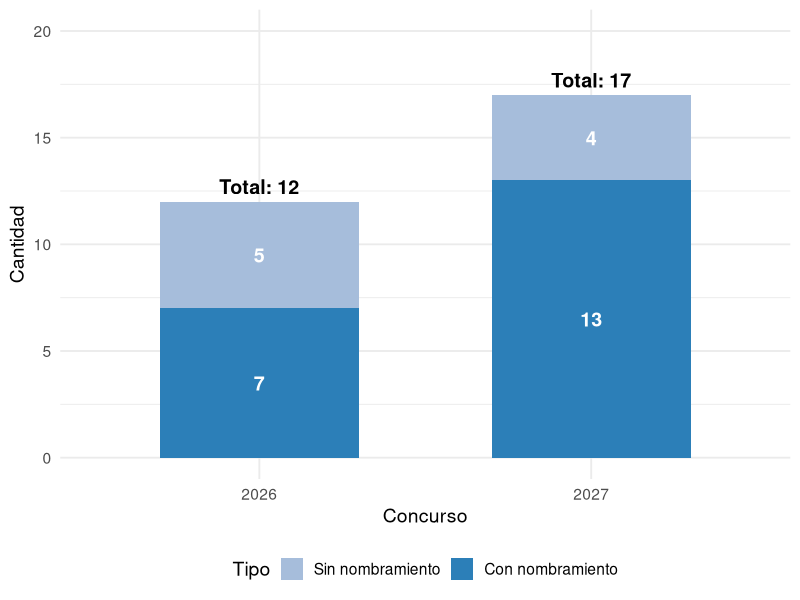
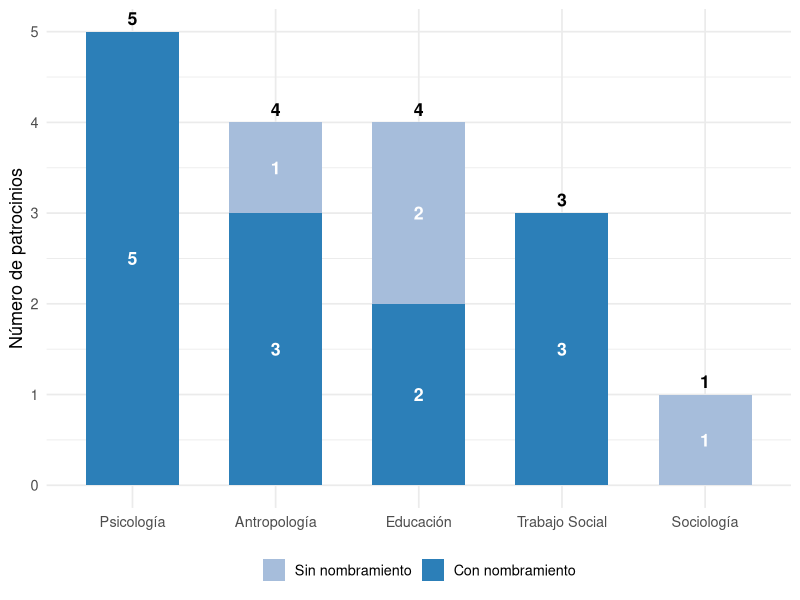
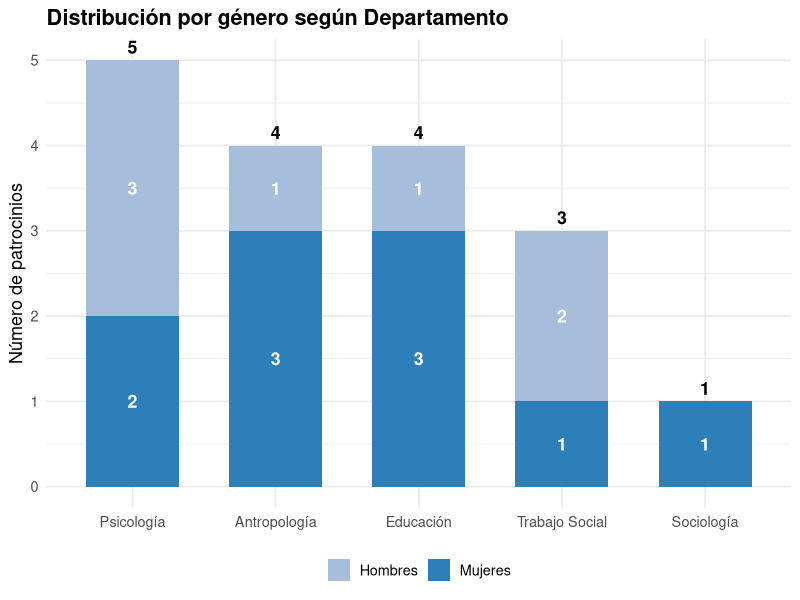
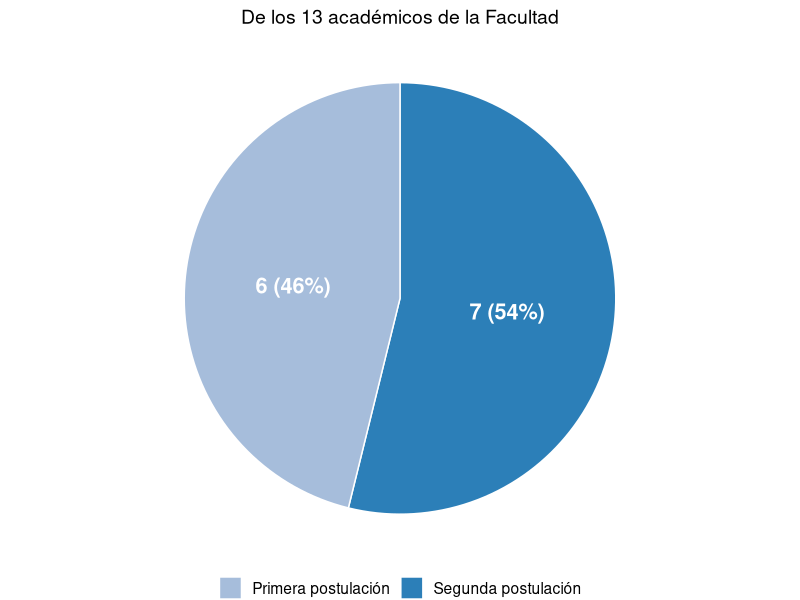
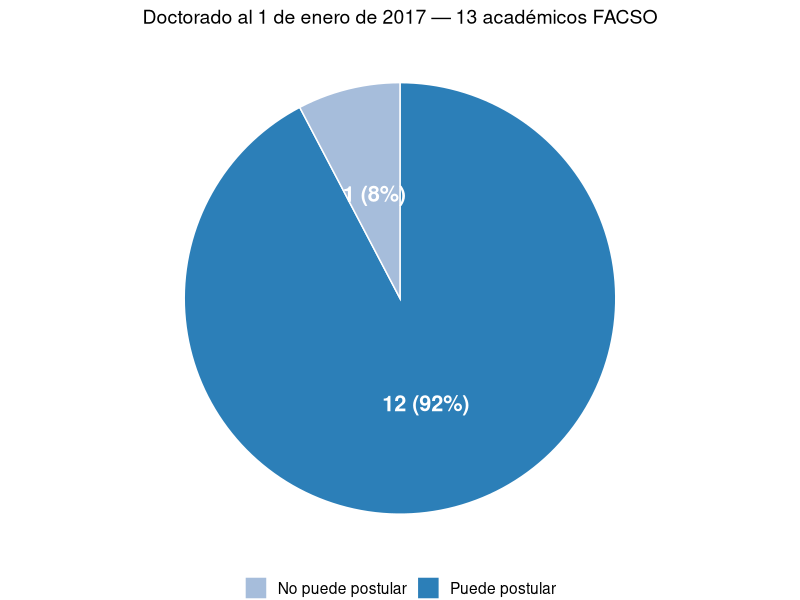

These figures' R source, in order:
## ---- chunk 1
library(ggplot2)
library(dplyr)
library(tidyr)
library(scales)

# Paleta de colores consistente
colores_nombramiento <- c("Con nombramiento" = "#2C7FB8",
                          "Sin nombramiento" = "#A6BDDB")
colores_genero <- c("Mujeres" = "#2C7FB8", "Hombres" = "#A6BDDB")
## ---- chunk 2
df_concursos <- data.frame(
  Concurso = rep(c("2026", "2027"), each = 2),
  Tipo = factor(rep(c("Con nombramiento", "Sin nombramiento"), 2),
                levels = c("Sin nombramiento", "Con nombramiento")),
  Cantidad = c(7, 5, 13, 4)
)

totales <- df_concursos |>
  group_by(Concurso) |>
  summarise(Total = sum(Cantidad))

ggplot(df_concursos, aes(x = Concurso, y = Cantidad, fill = Tipo)) +
  geom_bar(stat = "identity", width = 0.6) +
  geom_text(aes(label = Cantidad),
            position = position_stack(vjust = 0.5),
            color = "white", fontface = "bold", size = 5) +
  geom_text(data = totales, aes(x = Concurso, y = Total, label = paste("Total:", Total)),
            inherit.aes = FALSE, vjust = -0.5, fontface = "bold", size = 5) +
  scale_fill_manual(values = colores_nombramiento) +
  # labs(title = "Patrocinios por concurso",
  #      subtitle = "Académicos con y sin nombramiento",
  #      x = NULL, y = "Número de patrocinios", fill = NULL) +
  ylim(0, 20) +
  theme_minimal(base_size = 14) +
  theme(legend.position = "bottom",
        plot.title = element_text(face = "bold"))
## ---- chunk 3
df_dept <- data.frame(
  Departamento = rep(c("Antropología", "Educación", "Psicología",
                       "Sociología", "Trabajo Social"), each = 2),
  Tipo = factor(rep(c("Con nombramiento", "Sin nombramiento"), 5),
                levels = c("Sin nombramiento", "Con nombramiento")),
  Cantidad = c(3, 1,   # Antropología
               2, 2,   # Educación
               5, 0,   # Psicología
               0, 1,   # Sociología
               3, 0)   # Trabajo Social
)

totales_dept <- df_dept |>
  group_by(Departamento) |>
  summarise(Total = sum(Cantidad))

ggplot(df_dept, aes(x = reorder(Departamento, -Cantidad, sum),
                    y = Cantidad, fill = Tipo)) +
  geom_bar(stat = "identity", width = 0.65) +
  geom_text(aes(label = ifelse(Cantidad > 0, Cantidad, "")),
            position = position_stack(vjust = 0.5),
            color = "white", fontface = "bold", size = 4.5) +
  geom_text(data = totales_dept,
            aes(x = Departamento, y = Total, label = Total),
            inherit.aes = FALSE, vjust = -0.5, fontface = "bold", size = 4.5) +
  scale_fill_manual(values = colores_nombramiento) +
  labs(x = NULL, y = "Número de patrocinios", fill = NULL) +
  theme_minimal(base_size = 13) +
  theme(legend.position = "bottom",
        plot.title = element_text(face = "bold"),
        axis.text.x = element_text(angle = 0))
## ---- chunk 4
df_genero <- data.frame(
  Departamento = rep(c("Antropología", "Educación", "Psicología",
                       "Sociología", "Trabajo Social"), each = 2),
  Genero = rep(c("Hombres", "Mujeres"), 5),
  Cantidad = c(1, 3,   # Antropología
               1, 3,   # Educación
               3, 2,   # Psicología
               0, 1,   # Sociología
               2, 1)   # Trabajo Social
)

totales_gen <- df_genero |>
  group_by(Departamento) |>
  summarise(Total = sum(Cantidad))

ggplot(df_genero, aes(x = reorder(Departamento, -Cantidad, sum),
                      y = Cantidad, fill = Genero)) +
  geom_bar(stat = "identity", width = 0.65) +
  geom_text(aes(label = ifelse(Cantidad > 0, Cantidad, "")),
            position = position_stack(vjust = 0.5),
            color = "white", fontface = "bold", size = 4.5) +
  geom_text(data = totales_gen,
            aes(x = Departamento, y = Total, label = Total),
            inherit.aes = FALSE, vjust = -0.5, fontface = "bold", size = 4.5) +
  scale_fill_manual(values = colores_genero) +
  labs(title = "Distribución por género según Departamento",
       x = NULL, y = "Número de patrocinios", fill = NULL) +
  theme_minimal(base_size = 13) +
  theme(legend.position = "bottom",
        plot.title = element_text(face = "bold"))
## ---- chunk 5
df_seg <- data.frame(
  Categoria = c("Segunda postulación", "Primera postulación"),
  Cantidad = c(7, 6)
) |>
  mutate(
    Pct = Cantidad / sum(Cantidad),
    Etiqueta = paste0(Cantidad, " (", percent(Pct, accuracy = 1), ")")
  )

ggplot(df_seg, aes(x = "", y = Cantidad, fill = Categoria)) +
  geom_bar(stat = "identity", width = 1, color = "white") +
  coord_polar(theta = "y", start = 0) +
  geom_text(aes(label = Etiqueta),
            position = position_stack(vjust = 0.5),
            color = "white", fontface = "bold", size = 5.5) +
  scale_fill_manual(values = c("Segunda postulación" = "#2C7FB8",
                               "Primera postulación" = "#A6BDDB")) +
  labs(subtitle = "De los 13 académicos de la Facultad",
       fill = NULL) +
  theme_void(base_size = 14) +
  theme(legend.position = "bottom",
        plot.title = element_text(face = "bold", hjust = 0.5),
        plot.subtitle = element_text(hjust = 0.5))
## ---- chunk 6
df_prox <- data.frame(
  Categoria = c("Puede postular", "No puede postular"),
  Cantidad = c(12, 1)
) |>
  mutate(
    Pct = Cantidad / sum(Cantidad),
    Etiqueta = paste0(Cantidad, " (", percent(Pct, accuracy = 1), ")")
  )

ggplot(df_prox, aes(x = "", y = Cantidad, fill = Categoria)) +
  geom_bar(stat = "identity", width = 1, color = "white") +
  coord_polar(theta = "y", start = 0) +
  geom_text(aes(label = Etiqueta),
            position = position_stack(vjust = 0.5),
            color = "white", fontface = "bold", size = 5.5) +
  scale_fill_manual(values = c("Puede postular" = "#2c7Fb8",
                               "No puede postular" = "#A6bddb")) +
  labs(subtitle = "Doctorado al 1 de enero de 2017 — 13 académicos FACSO",
       fill = NULL) +
  theme_void(base_size = 14) +
  theme(legend.position = "bottom",
        plot.title = element_text(face = "bold", hjust = 0.5),
        plot.subtitle = element_text(hjust = 0.5))
